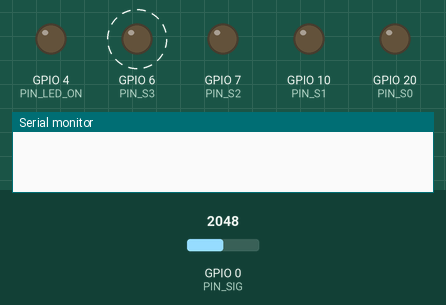
Simulated run of this sketch. Board: ESP32-S3. On the bench: output pins drawn as LEDs (lit = HIGH), the last lines printed to the serial monitor. Dashed ring = blinking. The test bench sets the inputs (shaded band); at power-on: GPIO 0 (PIN_SIG) = 2048 (analog values on the 0–4095 scale).

Above: at 0.0 s.
At 2.7 s:
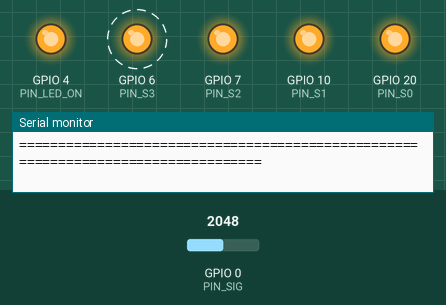
2.8 s: GPIO 0 (PIN_SIG) set to 10
At 3.7 s:
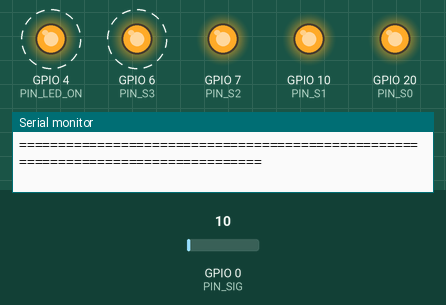
5.8 s: GPIO 0 (PIN_SIG) set to 90
8.1 s: GPIO 0 (PIN_SIG) set to 4090
Timing chart, 0 to 15.8 s (numbered marks = the images above; inputs shaded):
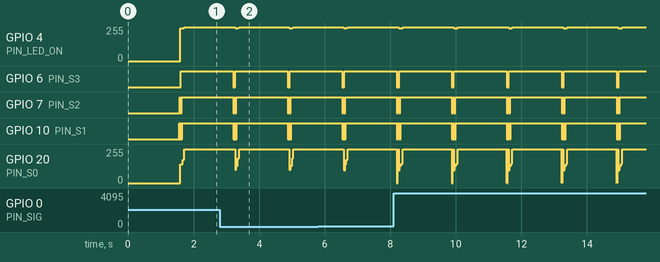

Measured:
- by itself, GPIO 4 (PIN_LED_ON): alternates 255/255 for 1.6 s and 246/255 for 0.12 s
- by itself, GPIO 6 (PIN_S3): alternates HIGH for 1.6 s and LOW for 0.07 s
- by itself, GPIO 7 (PIN_S2): repeats every 1.7 s: HIGH 0.03 s, LOW 0.03 s, HIGH 1.6 s, LOW 0.03 s
- by itself, GPIO 10 (PIN_S1): repeats every 1.7 s: 3 × (HIGH 0.02 s, LOW 0.02 s), HIGH 1.6 s, LOW 0.02 s
- by itself, GPIO 20 (PIN_S0): repeats every 1.7 s: 255/255 0.01 s, 0/255 0.01 s, 255/255 0.03 s, 94/255 0.04 s, 130/255 0.04 s, 146/255 0.04 s, 255/255 1.5 s, 0/255 0.01 s

The sketch:

test_mux.ino
```cpp
/*
  =============================================================================
  DIAGNÓSTICO Y TEST DE CONEXIÓN DEL MULTIPLEXOR CD74HC4067
  =============================================================================
  Nota técnica: El CD74HC4067 es un multiplexor analógico pasivo (no es I2C/SPI),
  por lo que no tiene un registro digital o dirección I2C para "escanearlo".

  ¿Cómo verifica este test si el multiplexor está funcionando y conectado?:
  1. Conmuta los 16 canales uno por uno mediante S0, S1, S2, S3.
  2. Para cada canal, hace dos lecturas:
     - Con emisores IR apagados (GPIO4 = LOW)
     - Con emisores IR encendidos (GPIO4 = HIGH)
  3. Compara el cambio de voltaje (Delta en mV).
     -> Si el Mux está conmutando y vivo, verás cómo los canales varían
        independientemente y reaccionan al encendido de los emisores IR.
     -> Si el Mux está desconectado, dañado o sin alimentación (GND/3V3),
        la lectura se quedará congelada en 0V o 3.3V flotante en todos los canales.
  =============================================================================
*/

#define PIN_SIG      0   // GPIO0: Entrada analógica ADC (COM del CD74HC4067)
#define PIN_S0      20   // GPIO20: Selector S0
#define PIN_S1      10   // GPIO10: Selector S1
#define PIN_S2       7   // GPIO7: Selector S2
#define PIN_S3       6   // GPIO6: Selector S3
#define PIN_LED_ON   4   // GPIO4: Control de emisores IR

void setCanalMux(uint8_t canal) {
  digitalWrite(PIN_S0, (canal & 0x01) ? HIGH : LOW);
  digitalWrite(PIN_S1, (canal & 0x02) ? HIGH : LOW);
  digitalWrite(PIN_S2, (canal & 0x04) ? HIGH : LOW);
  digitalWrite(PIN_S3, (canal & 0x08) ? HIGH : LOW);
  delayMicroseconds(20); // Estabilización del multiplexor
}

void setup() {
  Serial.begin(115200);
  delay(1500);

  pinMode(PIN_S0, OUTPUT);
  pinMode(PIN_S1, OUTPUT);
  pinMode(PIN_S2, OUTPUT);
  pinMode(PIN_S3, OUTPUT);
  pinMode(PIN_LED_ON, OUTPUT);

  analogReadResolution(12);
  #if defined(ESP32)
    analogSetAttenuation(ADC_11db);
  #endif

  Serial.println("\n=======================================================");
  Serial.println("     DIAGNÓSTICO DEL MULTIPLEXOR CD74HC4067 (16-CH)");
  Serial.println("=======================================================");
  Serial.println("Pines:");
  Serial.println("  COM (Señal) -> GPIO 0 (ADC)");
  Serial.println("  S0, S1, S2, S3 -> GPIO 20, 10, 7, 6");
  Serial.println("  LED_ON       -> GPIO 4");
  Serial.println("-------------------------------------------------------\n");
}

void loop() {
  Serial.println(">> ESCANEANDO LOS 16 CANALES DEL MULTIPLEXOR...");
  Serial.println("CANAL | BITS [S3 S2 S1 S0] | IR OFF (mV) | IR ON (mV) | DELTA (mV) | ESTADO");
  Serial.println("------+--------------------+-------------+------------+------------+------------------");

  uint8_t canales_vivos = 0;
  uint8_t canales_fijos_cero = 0;
  uint8_t canales_fijos_max = 0;

  for (uint8_t ch = 0; ch < 16; ch++) {
    // 1. Seleccionar canal
    setCanalMux(ch);

    // 2. Medir con emisores IR apagados
    digitalWrite(PIN_LED_ON, LOW);
    delayMicroseconds(50);
    uint32_t raw_off = analogRead(PIN_SIG);
    uint32_t mv_off = analogReadMilliVolts(PIN_SIG);

    // 3. Medir con emisores IR encendidos
    digitalWrite(PIN_LED_ON, HIGH);
    delayMicroseconds(50);
    uint32_t raw_on = analogRead(PIN_SIG);
    uint32_t mv_on = analogReadMilliVolts(PIN_SIG);

    int32_t delta = abs((int32_t)mv_on - (int32_t)mv_off);

    // Clasificar canal
    String diagnostico = "";
    if (raw_on < 50 && raw_off < 50) {
      diagnostico = "Fijo en 0V (GND)";
      canales_fijos_cero++;
    } else if (raw_on > 4050 && raw_off > 4050) {
      diagnostico = "Fijo en 3.3V (VCC/Flotante)";
      canales_fijos_max++;
    } else {
      diagnostico = "OK - Señal activa";
      canales_vivos++;
    }

    // Imprimir fila formateada
    Serial.printf("CH %02d |     [%d  %d  %d  %d]     |  %4d mV    |  %4d mV   |  %+5d mV  | %s\n",
                  ch,
                  (ch >> 3) & 1, (ch >> 2) & 1, (ch >> 1) & 1, ch & 1,
                  mv_off, mv_on, delta, diagnostico.c_str());
  }

  Serial.println("----------------------------------------------------------------------------------");

  // Resumen del estado del multiplexor
  if (canales_fijos_max == 16) {
    Serial.println("ALERTA: Todos los canales leen 3.3V fijo.");
    Serial.println("-> Posible causa: El pin COM (GPIO 0) está flotando o el Mux no tiene GND / EN no está a GND.");
  } else if (canales_fijos_cero == 16) {
    Serial.println("ALERTA: Todos los canales leen 0V.");
    Serial.println("-> Posible causa: Pin COM en corto a GND o falta alimentación 3.3V en el MUX.");
  } else {
    Serial.printf(">> RESULTADO: MULTIPLEXOR OPERATIVO. (%d/16 canales con señal activa)\n", canales_vivos);
    Serial.println("   Los canales muestran diferencias individuales de voltaje, confirmando");
    Serial.println("   que las líneas de dirección (S0-S3) y el pin COM están conmutando.");
  }

  Serial.println("==================================================================================\n");
  delay(1500); // Pausa de 1.5s antes del próximo ciclo de diagnóstico
}
```
